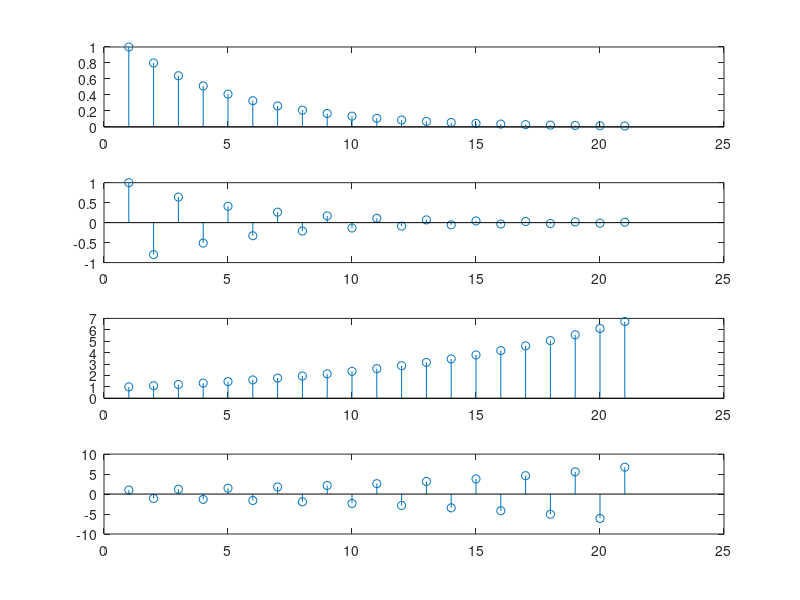

Write the MATLAB code that produced this figure.
%TASK 1.3
n =0:20;
a1 =0.8;
a2 =-0.8;
a3 =1.1;
a4 =-1.1;
x1 =a1.^n;
x2 =a2.^n;
x3 =a3.^n;
x4 =a4.^n;
figure(3)
subplot(4,1,1 ), stem(x1)
subplot(4,1,2 ), stem(x2)
subplot(4,1,3 ), stem(x3)
subplot(4,1,4 ), stem(x4)